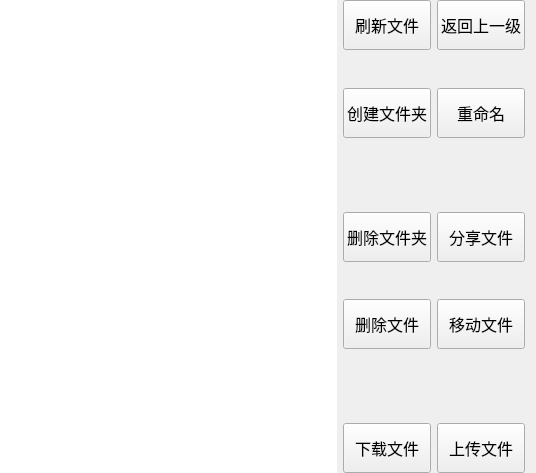
<?xml version="1.0" encoding="UTF-8"?>
<ui version="4.0">
 <class>File</class>
 <widget class="QWidget" name="File">
  <property name="geometry">
   <rect>
    <x>0</x>
    <y>0</y>
    <width>536</width>
    <height>473</height>
   </rect>
  </property>
  <property name="windowTitle">
   <string>Form</string>
  </property>
  <layout class="QHBoxLayout" name="horizontalLayout">
   <property name="leftMargin">
    <number>0</number>
   </property>
   <property name="topMargin">
    <number>0</number>
   </property>
   <property name="bottomMargin">
    <number>0</number>
   </property>
   <item>
    <widget class="QListWidget" name="listWidget">
     <property name="frameShape">
      <enum>QFrame::NoFrame</enum>
     </property>
    </widget>
   </item>
   <item>
    <layout class="QGridLayout" name="gridLayout">
     <item row="8" column="1">
      <widget class="QPushButton" name="upload_PB">
       <property name="minimumSize">
        <size>
         <width>0</width>
         <height>50</height>
        </size>
       </property>
       <property name="font">
        <font>
         <family>Agency FB</family>
         <pointsize>12</pointsize>
        </font>
       </property>
       <property name="text">
        <string>上传文件</string>
       </property>
      </widget>
     </item>
     <item row="0" column="0">
      <widget class="QPushButton" name="flush_PB">
       <property name="minimumSize">
        <size>
         <width>0</width>
         <height>50</height>
        </size>
       </property>
       <property name="font">
        <font>
         <family>Agency FB</family>
         <pointsize>12</pointsize>
        </font>
       </property>
       <property name="text">
        <string>刷新文件</string>
       </property>
      </widget>
     </item>
     <item row="3" column="0">
      <spacer name="verticalSpacer_3">
       <property name="orientation">
        <enum>Qt::Vertical</enum>
       </property>
       <property name="sizeHint" stdset="0">
        <size>
         <width>17</width>
         <height>68</height>
        </size>
       </property>
      </spacer>
     </item>
     <item row="8" column="0">
      <widget class="QPushButton" name="download_PB">
       <property name="minimumSize">
        <size>
         <width>0</width>
         <height>50</height>
        </size>
       </property>
       <property name="font">
        <font>
         <family>Agency FB</family>
         <pointsize>12</pointsize>
        </font>
       </property>
       <property name="text">
        <string>下载文件</string>
       </property>
      </widget>
     </item>
     <item row="6" column="1">
      <widget class="QPushButton" name="mv_PB">
       <property name="minimumSize">
        <size>
         <width>0</width>
         <height>50</height>
        </size>
       </property>
       <property name="font">
        <font>
         <family>Agency FB</family>
         <pointsize>12</pointsize>
        </font>
       </property>
       <property name="text">
        <string>移动文件</string>
       </property>
      </widget>
     </item>
     <item row="7" column="1">
      <spacer name="verticalSpacer_8">
       <property name="orientation">
        <enum>Qt::Vertical</enum>
       </property>
       <property name="sizeHint" stdset="0">
        <size>
         <width>20</width>
         <height>68</height>
        </size>
       </property>
      </spacer>
     </item>
     <item row="4" column="1">
      <widget class="QPushButton" name="share_PB">
       <property name="minimumSize">
        <size>
         <width>0</width>
         <height>50</height>
        </size>
       </property>
       <property name="font">
        <font>
         <family>Agency FB</family>
         <pointsize>12</pointsize>
        </font>
       </property>
       <property name="text">
        <string>分享文件</string>
       </property>
      </widget>
     </item>
     <item row="5" column="0">
      <spacer name="verticalSpacer_2">
       <property name="orientation">
        <enum>Qt::Vertical</enum>
       </property>
       <property name="sizeHint" stdset="0">
        <size>
         <width>14</width>
         <height>13</height>
        </size>
       </property>
      </spacer>
     </item>
     <item row="5" column="1">
      <spacer name="verticalSpacer_7">
       <property name="orientation">
        <enum>Qt::Vertical</enum>
       </property>
       <property name="sizeHint" stdset="0">
        <size>
         <width>14</width>
         <height>13</height>
        </size>
       </property>
      </spacer>
     </item>
     <item row="1" column="0">
      <spacer name="verticalSpacer_4">
       <property name="orientation">
        <enum>Qt::Vertical</enum>
       </property>
       <property name="sizeHint" stdset="0">
        <size>
         <width>17</width>
         <height>13</height>
        </size>
       </property>
      </spacer>
     </item>
     <item row="0" column="1">
      <widget class="QPushButton" name="return_PB">
       <property name="minimumSize">
        <size>
         <width>0</width>
         <height>50</height>
        </size>
       </property>
       <property name="font">
        <font>
         <family>Agency FB</family>
         <pointsize>12</pointsize>
        </font>
       </property>
       <property name="text">
        <string>返回上一级</string>
       </property>
      </widget>
     </item>
     <item row="4" column="0">
      <widget class="QPushButton" name="rmdir_PB">
       <property name="minimumSize">
        <size>
         <width>0</width>
         <height>50</height>
        </size>
       </property>
       <property name="font">
        <font>
         <family>Agency FB</family>
         <pointsize>12</pointsize>
        </font>
       </property>
       <property name="text">
        <string>删除文件夹</string>
       </property>
      </widget>
     </item>
     <item row="2" column="0">
      <widget class="QPushButton" name="mkdir_PB">
       <property name="minimumSize">
        <size>
         <width>0</width>
         <height>50</height>
        </size>
       </property>
       <property name="font">
        <font>
         <family>Agency FB</family>
         <pointsize>12</pointsize>
        </font>
       </property>
       <property name="text">
        <string>创建文件夹</string>
       </property>
      </widget>
     </item>
     <item row="1" column="1">
      <spacer name="verticalSpacer_5">
       <property name="orientation">
        <enum>Qt::Vertical</enum>
       </property>
       <property name="sizeHint" stdset="0">
        <size>
         <width>14</width>
         <height>13</height>
        </size>
       </property>
      </spacer>
     </item>
     <item row="2" column="1">
      <widget class="QPushButton" name="rename_PB">
       <property name="minimumSize">
        <size>
         <width>0</width>
         <height>50</height>
        </size>
       </property>
       <property name="font">
        <font>
         <family>Agency FB</family>
         <pointsize>12</pointsize>
        </font>
       </property>
       <property name="text">
        <string>重命名</string>
       </property>
      </widget>
     </item>
     <item row="3" column="1">
      <spacer name="verticalSpacer_6">
       <property name="orientation">
        <enum>Qt::Vertical</enum>
       </property>
       <property name="sizeHint" stdset="0">
        <size>
         <width>20</width>
         <height>68</height>
        </size>
       </property>
      </spacer>
     </item>
     <item row="6" column="0">
      <widget class="QPushButton" name="remove_PB">
       <property name="minimumSize">
        <size>
         <width>0</width>
         <height>50</height>
        </size>
       </property>
       <property name="font">
        <font>
         <family>Agency FB</family>
         <pointsize>12</pointsize>
        </font>
       </property>
       <property name="text">
        <string>删除文件</string>
       </property>
      </widget>
     </item>
     <item row="7" column="0">
      <spacer name="verticalSpacer">
       <property name="orientation">
        <enum>Qt::Vertical</enum>
       </property>
       <property name="sizeHint" stdset="0">
        <size>
         <width>17</width>
         <height>68</height>
        </size>
       </property>
      </spacer>
     </item>
    </layout>
   </item>
  </layout>
 </widget>
 <resources/>
 <connections/>
</ui>
